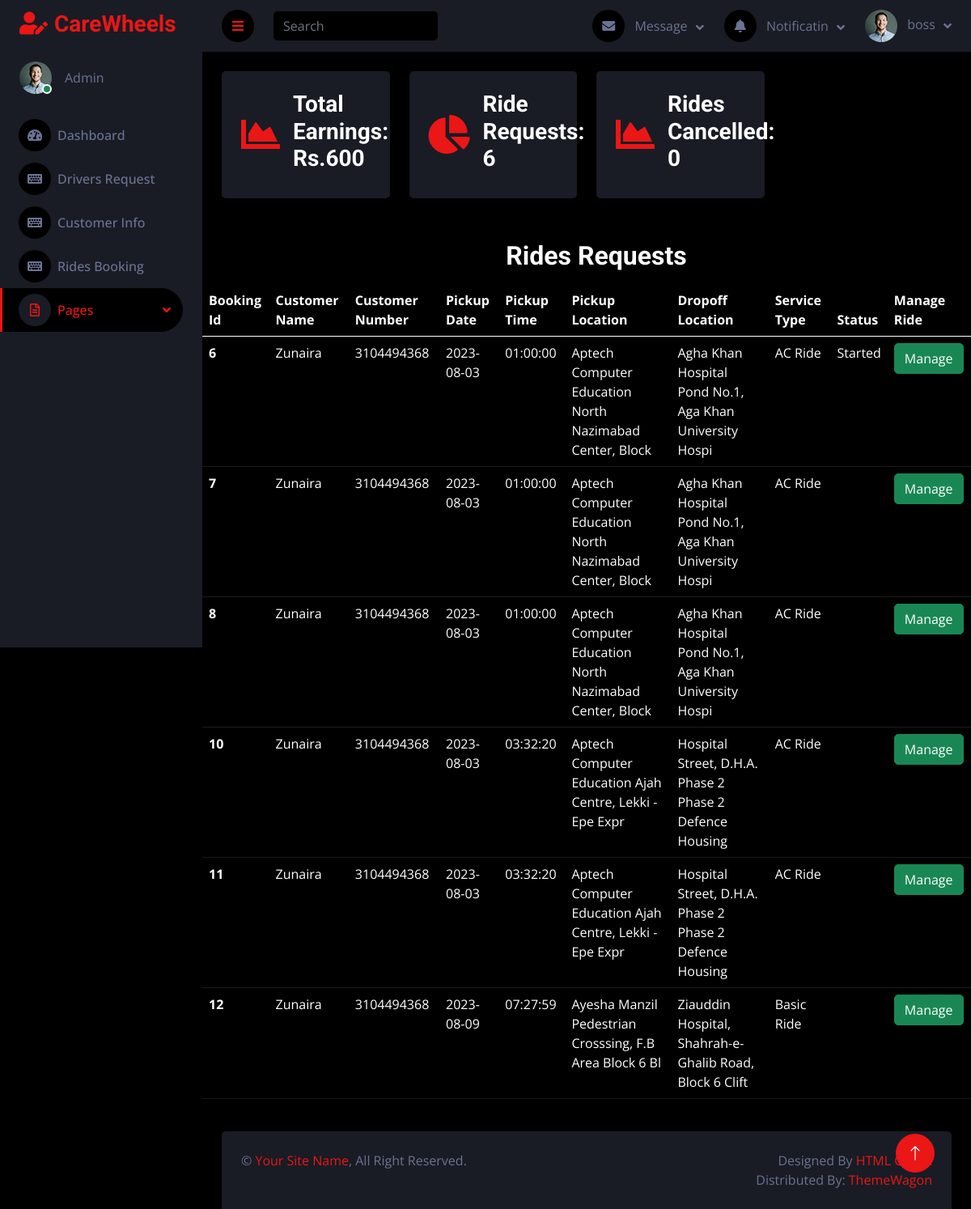
The app's page /admin/driverboard.php (signed in) with its own data.
### tables this page shows
CREATE TABLE `booking` (
  `booking_id` int(11) NOT NULL,
  `pickup_date` date NOT NULL,
  `pickup_time` time NOT NULL,
  `pickup_location` varchar(55) NOT NULL,
  `dropoff_location` varchar(55) NOT NULL,
  `distance_km` int(11) DEFAULT NULL,
  `price` int(11) DEFAULT NULL,
  `c_id` int(11) DEFAULT NULL,
  `d_id` int(11) DEFAULT NULL,
  `service_id` int(11) DEFAULT NULL,
  `v_id` int(11) DEFAULT NULL,
  `status` varchar(55) DEFAULT NULL
);

CREATE TABLE `customers_info` (
  `c_id` int(11) NOT NULL,
  `c_firstname` varchar(55) NOT NULL,
  `c_lastname` varchar(55) NOT NULL,
  `c_phone` bigint(20) NOT NULL,
  `c_address` varchar(55) NOT NULL,
  `c_email` varchar(55) NOT NULL,
  `c_password` varchar(55) NOT NULL
);

CREATE TABLE `services` (
  `service_id` int(11) NOT NULL,
  `service_type` varchar(55) NOT NULL,
  `AC` varchar(55) NOT NULL,
  `priceperkm` int(11) NOT NULL
);

### admin/driverboard.php (the view, shortened to what this page needs)
<?php
include("connect.php");
if($_SESSION["d_email"]){
?>
<!DOCTYPE html>
<html lang="en">
<head>
    <link href="https://cdnjs.cloudflare.com/ajax/libs/font-awesome/5.10.0/css/all.min.css" rel="stylesheet">
    <link href="https://cdn.jsdelivr.net/npm/bootstrap-icons@1.4.1/font/bootstrap-icons.css" rel="stylesheet">
    <link href="lib/owlcarousel/assets/owl.carousel.min.css" rel="stylesheet">
    <link href="lib/tempusdominus/css/tempusdominus-bootstrap-4.min.css" rel="stylesheet" />
    <link href="css/bootstrap.min.css" rel="stylesheet">
    <link href="css/style.css" rel="stylesheet">
</head>
<body>
    <div class="container-fluid position-relative d-flex p-0">
     <?php
     include 'sidebar.php';
      ?>
            <div class="container-fluid pt-4 px-4">
                <div class="row g-4">
                    <div class="col-sm-6 col-xl-3">
                        <div class="bg-secondary rounded d-flex align-items-center justify-content-between p-4">
                            <i class="fa fa-chart-area fa-3x text-primary"></i>
                            <div class="ms-3">
                            <?php
$sql1 = "SELECT SUM(price) AS total_earnings FROM booking";
$result1 = mysqli_query($conn,$sql1);
if ($result1) {
  $row = mysqli_fetch_assoc($result1);
  $totalSum = $row["total_earnings"];
} else {
  $totalSum = 0;
}
echo "<h3>Total Earnings:<br> Rs." . $totalSum . "</h3>";
?>
                            </div>
                        </div>
                    </div>
                    <div class="col-sm-6 col-xl-3">
                        <div class="bg-secondary rounded d-flex align-items-center justify-content-between p-4">
                            <i class="fa fa-chart-pie fa-3x text-primary"></i>
                            <div class="ms-3">
                            <?php
                $sql2 = "SELECT * FROM `booking`";
                $result2 = mysqli_query($conn,$sql2);
                $num_count2 = mysqli_num_rows($result2);
                 echo "<h3>Ride Requests: " . $num_count2 . "</h3>" ;
               ?>
                            </div>
                        </div>
                    </div>
                    <div class="col-sm-6 col-xl-3">
                        <div class="bg-secondary rounded d-flex align-items-center justify-content-between p-4">
                            <i class="fa fa-chart-area fa-3x text-primary"></i>
                            <div class="ms-3">
                            <?php
$sql3 = "SELECT * FROM `booking` WHERE `status` = 'Cancelled'";
$result3 = mysqli_query($conn,$sql3);
$num_count3 = mysqli_num_rows($result3);
echo "<h3>Rides Cancelled: " . $num_count3 . "</h3>";
?>
                            </div>
                        </div>
                    </div>
                </div>
            </div>
            <br><br>
            <div class="d-md-flex justify-content-center mb-2 mt-1 ms-4"><h2>Rides Requests</h2></div>
<table class="table table-dark table-hover">
  <thead>
    <tr>
      <th scope="col">Booking Id</th>
      <th scope="col">Customer Name</th>
      <th scope="col">Customer Number</th>
      <th scope="col">Pickup Date</th>
      <th scope="col">Pickup Time</th>
      <th scope="col">Pickup Location</th>
      <th scope="col">Dropoff Location</th>
      <th scope="col">Service Type</th>
      <th scope="col">Status</th>
      <th scope="col">Manage Ride</th>
    </tr>
  </thead>
  <tbody>
  <?php
  $bquery = "SELECT * FROM `booking` JOIN `customers_info` ON `booking`.`c_id` = `customers_info`.`c_id` JOIN `services` ON `booking`.`service_id`= `services`.`service_id`";
  $bresult = mysqli_query($conn,$bquery);
     while($row=mysqli_fetch_assoc($bresult))
     {
       ?>
    <tr>
      <th scope="row"><?php echo $row['booking_id'];?></th>
      <td><?php echo $row['c_firstname'];?></td>
      <td><?php echo $row['c_phone'];?></td>
      <td><?php echo $row['pickup_date'];?></td>
      <td><?php echo $row['pickup_time'];?></td>
      <td><?php echo $row['pickup_location'];?></td>
      <td><?php echo $row['dropoff_location'];?></td>
      <td><?php echo $row['service_type'];?></td>
      <td><?php echo $row['status'];?></td>
      <td>  <a name="submit" id="manage" class="btn btn-success" href="managerides.php?id=<?php echo $row["booking_id"];?>" role="button">Manage</a>  </td>
    </tr>
    <?php
     }
       ?>
  </tbody>
</table>
<?php
require 'footer.php';
?>
        <a href="#" class="btn btn-lg btn-primary btn-lg-square back-to-top"><i class="bi bi-arrow-up"></i></a>
</body>
</html>
<?php }
else{
    header("location:driver_login.php");
}
?>

### admin/css/style.css (style rules this page uses)
:root { --primary: #EB1616; --secondary: #191C24; --light: #6C7293; --dark: #000000; }
.back-to-top { position: fixed; display: none; right: 45px; bottom: 45px; z-index: 99; }
.btn { transition: .5s; }
.btn-lg-square { width: 48px; height: 48px; }
.btn-square, .btn-sm-square, .btn-lg-square { padding: 0; display: inline-flex; align-items: center; justify-content: center; font-weight: normal; border-radius: 50px; }

### records on screen
booking: booking_id "6", c.c_firstname "Zunaira", c.c_phone "3104494368", pickup_date "2023-08-03", pickup_time "01:00:00", pickup_location "Aptech Computer Education North Nazimabad Center, Block", dropoff_location "Agha Khan Hospital Pond No.1, Aga Khan University Hospi", service.service_type "AC Ride", status "Started"
booking: booking_id "7", c.c_firstname "Zunaira", c.c_phone "3104494368", pickup_date "2023-08-03", pickup_time "01:00:00", pickup_location "Aptech Computer Education North Nazimabad Center, Block", dropoff_location "Agha Khan Hospital Pond No.1, Aga Khan University Hospi", service.service_type "AC Ride"
booking: booking_id "8", c.c_firstname "Zunaira", c.c_phone "3104494368", pickup_date "2023-08-03", pickup_time "01:00:00", pickup_location "Aptech Computer Education North Nazimabad Center, Block", dropoff_location "Agha Khan Hospital Pond No.1, Aga Khan University Hospi", service.service_type "AC Ride"
booking: booking_id "10", c.c_firstname "Zunaira", c.c_phone "3104494368", pickup_date "2023-08-03", pickup_time "03:32:20", pickup_location "Aptech Computer Education Ajah Centre, Lekki - Epe Expr", dropoff_location "Hospital Street, D.H.A. Phase 2 Phase 2 Defence Housing", service.service_type "AC Ride"
booking: booking_id "11", c.c_firstname "Zunaira", c.c_phone "3104494368", pickup_date "2023-08-03", pickup_time "03:32:20", pickup_location "Aptech Computer Education Ajah Centre, Lekki - Epe Expr", dropoff_location "Hospital Street, D.H.A. Phase 2 Phase 2 Defence Housing", service.service_type "AC Ride"
booking: booking_id "12", c.c_firstname "Zunaira", c.c_phone "3104494368", pickup_date "2023-08-09", pickup_time "07:27:59", pickup_location "Ayesha Manzil Pedestrian Crosssing, F.B Area Block 6 Bl", dropoff_location "Ziauddin Hospital, Shahrah-e-Ghalib Road, Block 6 Clift", service.service_type "Basic Ride"

### other values on screen
$_SESSION['d_fname'] "boss"
$totalSum "600"
$num_count2 "6"
$num_count3 "0"
